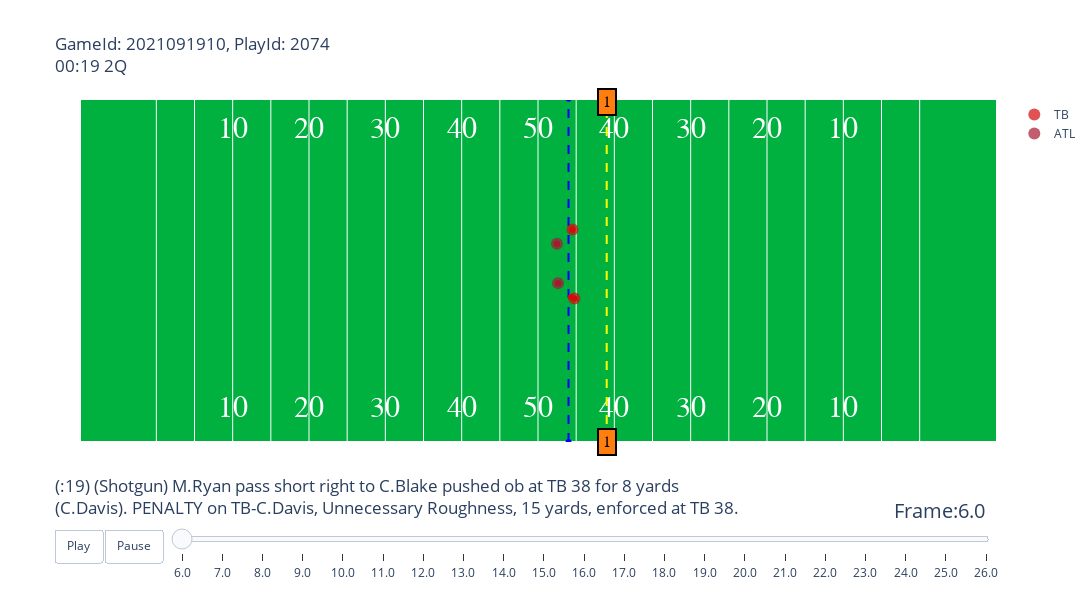

The notebook cell this image was saved under:
### Code cell
animate_play(play0_tracking,play0_plays,2021091910,2074).show()

### Figure 1 — Plotly figure (JSON) as saved in the notebook; plotly's stock layout.template omitted (floating-point values rounded to 4 significant figures)
{"data": [{"hoverinfo": "none", "mode": "text", "showlegend": false, "text": ["10", "20", "30", "40", "50", "40", "30", "20", "10"], "textfont": {"color": "#ffffff", "family": "Courier New, monospace", "size": 30}, "type": "scatter", "x": [20, 30, 40, 50, 60, 70, 80, 90, 100], "y": [5, 5, 5, 5, 5, 5, 5, 5, 5]}, {"hoverinfo": "none", "mode": "text", "showlegend": false, "text": ["10", "20", "30", "40", "50", "40", "30", "20", "10"], "textfont": {"color": "#ffffff", "family": "Courier New, monospace", "size": 30}, "type": "scatter", "x": [20, 30, 40, 50, 60, 70, 80, 90, 100], "y": [48.5, 48.5, 48.5, 48.5, 48.5, 48.5, 48.5, 48.5, 48.5]}, {"hoverinfo": "none", "line": {"color": "blue", "dash": "dash"}, "showlegend": false, "type": "scatter", "x": [64, 64], "y": [0, 53.5]}, {"hoverinfo": "none", "line": {"color": "yellow", "dash": "dash"}, "showlegend": false, "type": "scatter", "x": [69, 69], "y": [0, 53.5]}, {"hoverinfo": "text", "hovertext": ["nflId:35454.0<br>displayName:Jason Pierre-Paul<br>Position:ROLB<br>Role:Pass Rush", "nflId:41915.0<br>displayName:Shaquil Barrett<br>Position:LOLB<br>Role:Pass Rush"], "marker": {"color": "#D50A0A", "opacity": 0.7, "size": 12}, "mode": "markers", "name": "TB", "type": "scatter", "x": [64.52, 64.77], "y": [33.11, 22.37]}, {"line": {"color": "#D50A0A"}, "showlegend": false, "type": "scatter", "x": [64.52, 64.51], "y": [33.11, 33.11]}, {"line": {"color": "#D50A0A"}, "showlegend": false, "type": "scatter", "x": [64.77, 64.3], "y": [22.37, 22.61]}, {"hoverinfo": "text", "hovertext": ["nflId:41232.0<br>displayName:Jake Matthews<br>Position:LT<br>Role:Pass Block", "nflId:47814.0<br>displayName:Kaleb McGary<br>Position:RT<br>Role:Pass Block"], "marker": {"color": "#A71930", "opacity": 0.7, "size": 12}, "mode": "markers", "name": "ATL", "type": "scatter", "x": [62.48, 62.62], "y": [30.88, 24.76]}, {"line": {"color": "#A71930"}, "showlegend": false, "type": "scatter", "x": [62.48, 62.48], "y": [30.88, 30.88]}, {"line": {"color": "#A71930"}, "showlegend": false, "type": "scatter", "x": [62.62, 62.65], "y": [24.76, 24.76]}], "layout": {"annotations": [{"align": "center", "bgcolor": "#ff7f0e", "bordercolor": "black", "borderpad": 4, "borderwidth": 2, "font": {"color": "black", "family": "Courier New, monospace", "size": 16}, "opacity": 1, "showarrow": false, "text": "1", "x": 69, "y": 0}, {"align": "center", "bgcolor": "#ff7f0e", "bordercolor": "black", "borderpad": 4, "borderwidth": 2, "font": {"color": "black", "family": "Courier New, monospace", "size": 16}, "opacity": 1, "showarrow": false, "text": "1", "x": 69, "y": 53}], "autosize": false, "height": 600, "plot_bgcolor": "#00B140", "sliders": [{"active": 0, "currentvalue": {"font": {"size": 20}, "prefix": "Frame:", "visible": true, "xanchor": "right"}, "len": 0.9, "pad": {"b": 10, "t": 50}, "steps": [{"args": [[6], {"frame": {"duration": 100, "redraw": false}, "mode": "immediate", "transition": {"duration": 0}}], "label": "6.0", "method": "animate"}, {"args": [[7], {"frame": {"duration": 100, "redraw": false}, "mode": "immediate", "transition": {"duration": 0}}], "label": "7.0", "method": "animate"}, {"args": [[8], {"frame": {"duration": 100, "redraw": false}, "mode": "immediate", "transition": {"duration": 0}}], "label": "8.0", "method": "animate"}, {"args": [[9], {"frame": {"duration": 100, "redraw": false}, "mode": "immediate", "transition": {"duration": 0}}], "label": "9.0", "method": "animate"}, {"args": [[10], {"frame": {"duration": 100, "redraw": false}, "mode": "immediate", "transition": {"duration": 0}}], "label": "10.0", "method": "animate"}, {"args": [[11], {"frame": {"duration": 100, "redraw": false}, "mode": "immediate", "transition": {"duration": 0}}], "label": "11.0", "method": "animate"}, {"args": [[12], {"frame": {"duration": 100, "redraw": false}, "mode": "immediate", "transition": {"duration": 0}}], "label": "12.0", "method": "animate"}, {"args": [[13], {"frame": {"duration": 100, "redraw": false}, "mode": "immediate", "transition": {"duration": 0}}], "label": "13.0", "method": "animate"}, {"args": [[14], {"frame": {"duration": 100, "redraw": false}, "mode": "immediate", "transition": {"duration": 0}}], "label": "14.0", "method": "animate"}, {"args": [[15], {"frame": {"duration": 100, "redraw": false}, "mode": "immediate", "transition": {"duration": 0}}], "label": "15.0", "method": "animate"}, {"args": [[16], {"frame": {"duration": 100, "redraw": false}, "mode": "immediate", "transition": {"duration": 0}}], "label": "16.0", "method": "animate"}, {"args": [[17], {"frame": {"duration": 100, "redraw": false}, "mode": "immediate", "transition": {"duration": 0}}], "label": "17.0", "method": "animate"}, {"args": [[18], {"frame": {"duration": 100, "redraw": false}, "mode": "immediate", "transition": {"duration": 0}}], "label": "18.0", "method": "animate"}, {"args": [[19], {"frame": {"duration": 100, "redraw": false}, "mode": "immediate", "transition": {"duration": 0}}], "label": "19.0", "method": "animate"}, {"args": [[20], {"frame": {"duration": 100, "redraw": false}, "mode": "immediate", "transition": {"duration": 0}}], "label": "20.0", "method": "animate"}, {"args": [[21], {"frame": {"duration": 100, "redraw": false}, "mode": "immediate", "transition": {"duration": 0}}], "label": "21.0", "method": "animate"}, {"args": [[22], {"frame": {"duration": 100, "redraw": false}, "mode": "immediate", "transition": {"duration": 0}}], "label": "22.0", "method": "animate"}, {"args": [[23], {"frame": {"duration": 100, "redraw": false}, "mode": "immediate", "transition": {"duration": 0}}], "label": "23.0", "method": "animate"}, {"args": [[24], {"frame": {"duration": 100, "redraw": false}, "mode": "immediate", "transition": {"duration": 0}}], "label": "24.0", "method": "animate"}, {"args": [[25], {"frame": {"duration": 100, "redraw": false}, "mode": "immediate", "transition": {"duration": 0}}], "label": "25.0", "method": "animate"}, {"args": [[26], {"frame": {"duration": 100, "redraw": false}, "mode": "immediate", "transition": {"duration": 0}}], "label": "26.0", "method": "animate"}], "transition": {"duration": 300, "easing": "cubic-in-out"}, "x": 0.1, "xanchor": "left", "y": 0, "yanchor": "top"}], "title": {"text": "GameId: 2021091910, PlayId: 2074<br>00:19 2Q<br><br><br><br><br><br><br><br><br><br><br><br><br><br><br><br><br><br><br>(:19) (Shotgun) M.Ryan pass short right to C.Blake pushed ob at TB 38 for 8 yards<br>(C.Davis). PENALTY on TB-C.Davis, Unnecessary Roughness, 15 yards, enforced at TB 38."}, "updatemenus": [{"buttons": [{"args": [null, {"frame": {"duration": 100, "redraw": false}, "fromcurrent": true, "transition": {"duration": 0}}], "label": "Play", "method": "animate"}, {"args": [[null], {"frame": {"duration": 0, "redraw": false}, "mode": "immediate", "transition": {"duration": 0}}], "label": "Pause", "method": "animate"}], "direction": "left", "pad": {"r": 10, "t": 87}, "showactive": false, "type": "buttons", "x": 0.1, "xanchor": "right", "y": 0, "yanchor": "top"}], "width": 1200, "xaxis": {"autorange": false, "range": [0, 120], "showticklabels": false, "tickmode": "array", "tickvals": [10, 15, 20, 25, 30, 35, 40, 45, 50, 55, 60, 65, 70, 75, 80, 85, 90, 95, 100, 105, 110]}, "yaxis": {"autorange": false, "range": [0, 53.3], "showgrid": false, "showticklabels": false}}}
